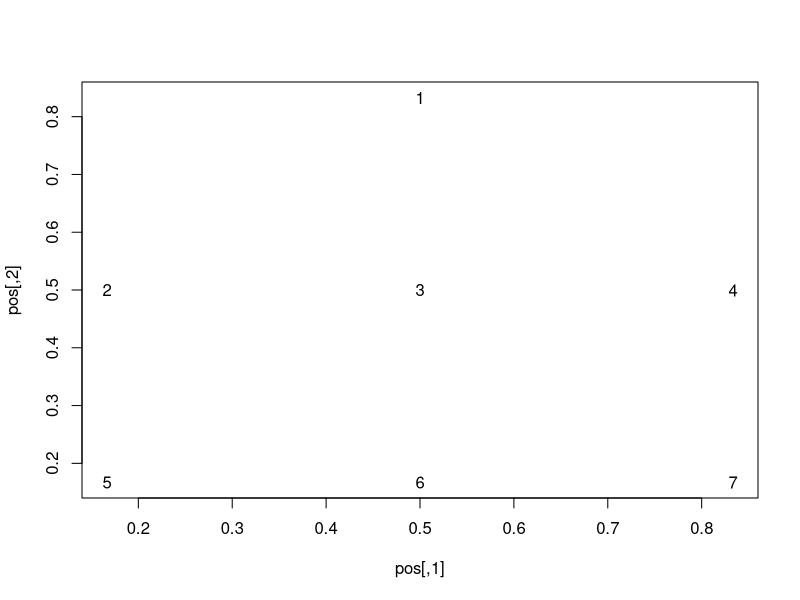
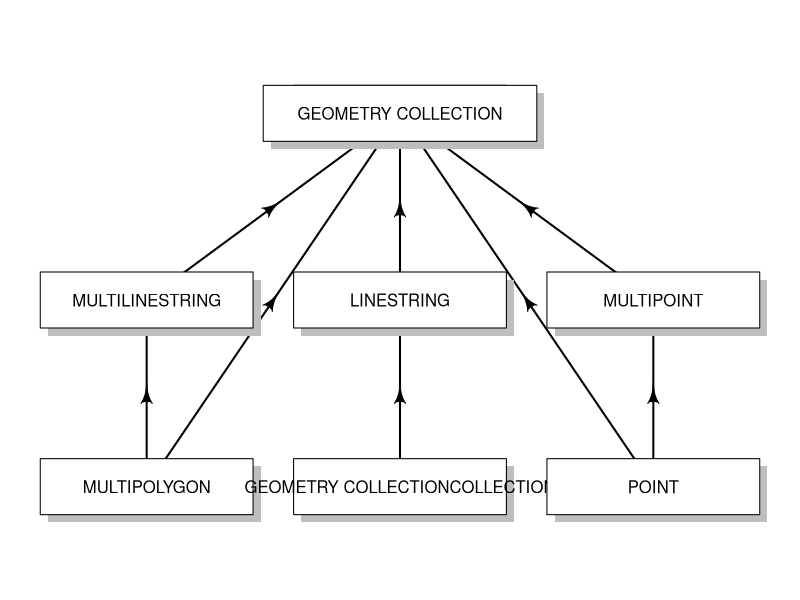
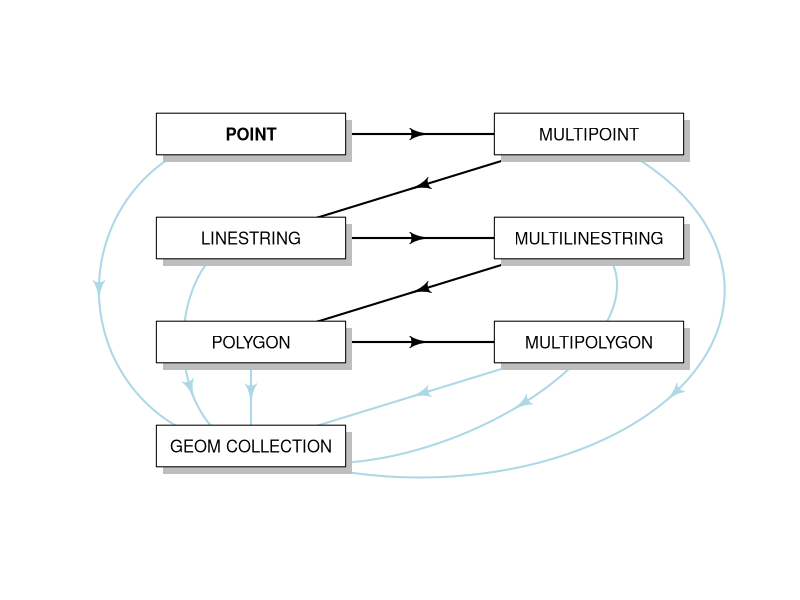

Recreate these plots in R, in order.
# Aim: create diagram representing sf classes
library(sf)
library(diagram)
sf_classes = getClasses(where = asNamespace("sf"))
n = sf_classes[grepl(pattern = "sfc_", sf_classes)]
n = gsub(pattern = "sfc_", replacement = "", n)
n = gsub(pattern = "GEOMETRY", replacement = "GEOMETRY COLLECTION", n)
n = sort(n)[c(1, 4, 3, 5, 6, 2, 7)]

# see https://davetang.org/muse/2017/03/31/creating-flowchart-using-r/
png(filename = "figures/sf-classes.png", width = 600, height = 500)
# openplotmat()
pos <- coordinates(c(1, 3, 3))
plot(pos, type = 'n')
text(pos)
par(mar = rep(1, 4))
openplotmat()
straightarrow(from = pos[5, ], to = pos[2, ])
straightarrow(from = pos[5, ], to = pos[1, ])
straightarrow(from = pos[6, ], to = pos[3, ])
straightarrow(from = pos[7, ], to = pos[4, ])
straightarrow(from = pos[7, ], to = pos[1, ])
straightarrow(from = pos[2, ], to = pos[1, ])
straightarrow(from = pos[3, ], to = pos[1, ])
straightarrow(from = pos[4, ], to = pos[1, ])
for(i in seq_along(n))
  textrect(mid = pos[i,], radx = 0.14, rady = 0.05, lab = n[i])
i = 1
textrect(mid = pos[i,], radx = 0.18, rady = 0.05, lab = n[i])
dev.off()

## attempt with DiagrammR -----
# nodes = create_node_df(n = length(n), label = n, shape = "rectangle", width = 3, )
# graph_attrs <- c("layout = circo",
#                  "overlap = false",
#                  "fixedsize = true",
#                  "ranksep = 3",
#                  "outputorder = edgesfirst")
# edges = create_edge_df(from = c(1, 2, 3, 4, 5, 6),
#                        to = c(4, 5, 6, 7, 7, 7))
# g = create_graph(nodes_df = nodes, edges_df = edges)
# 
# render_graph(g, layout = "forceDirected")
# export_graph(g,file_name = "f.gexf", file_type = "gexf")


#**********************************************************
# JANNES---------------------------------------------------
#**********************************************************

n = c("POINT", "MULTIPOINT", "LINESTRING", "MULTILINESTRING", "POLYGON", 
      "MULTIPOLYGON", "GEOM COLLECTION")
pos = coordinates(rep(2, 4))
# plot(pos, type = 'n')
# text(pos)

png(filename = "figures/sf-classes-jannes.png", width = 600, height = 500)
openplotmat()
mapply(function(i, ii) {
  straightarrow(from = pos[i, ], to = pos[ii, ])
}, i = 1:5, ii = 2:6)

curvedarrow(from = pos[1, ], to = pos[7, ], curve = 0.3, lcol = "lightblue")
curvedarrow(from = pos[2, ], to = pos[7, ], curve = -0.5, lcol = "lightblue")
curvedarrow(from = pos[3, ], to = pos[7, ], curve = 0.2, lcol = "lightblue", 
            arr.pos = 0.65)
curvedarrow(from = pos[4, ], to = pos[7, ], curve = -0.3, lcol = "lightblue")
straightarrow(from = pos[5, ], to = pos[7, ], lcol = "lightblue")
straightarrow(pos[6, ], pos[7, ], lcol = "lightblue")

textrect(mid = pos[1,], radx = 0.14, rady = 0.05, lab = n[1], font = 2)
for (i in 2:7) {
  textrect(mid = pos[i,], radx = 0.14, rady = 0.05, lab = n[i])
}
dev.off()
